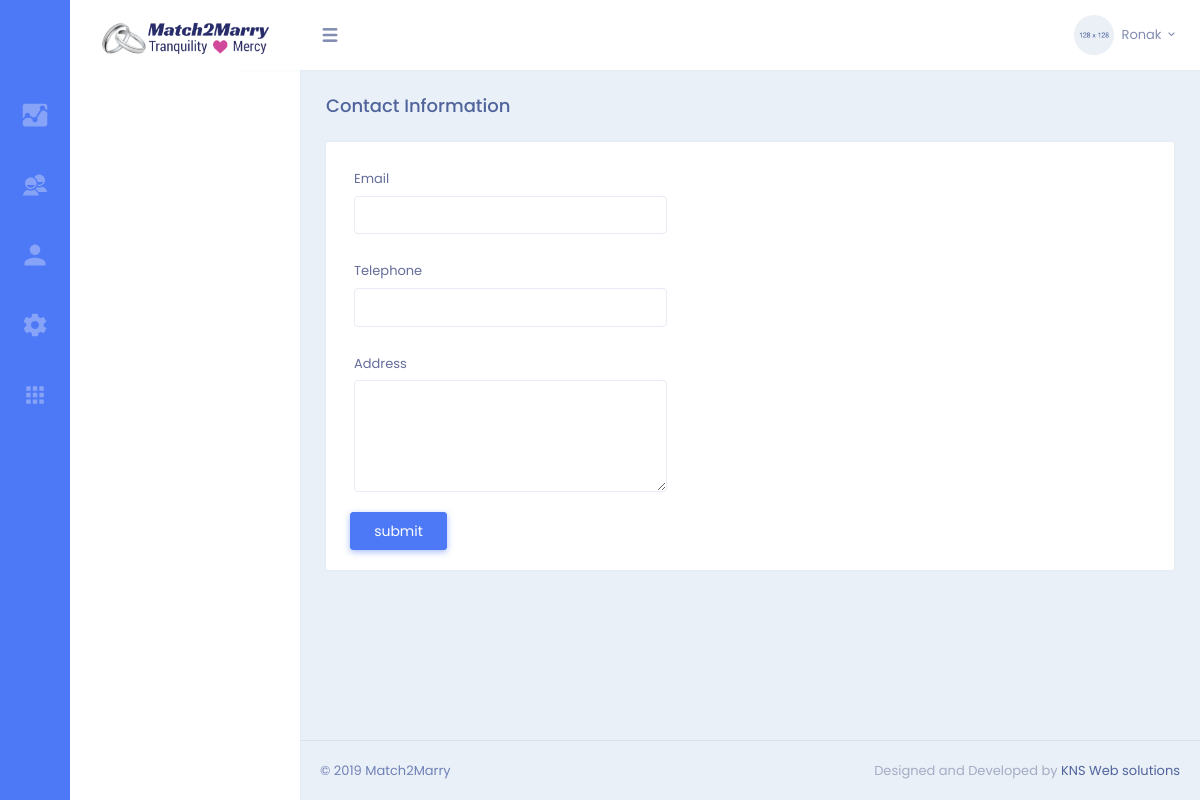
The page /index.php/admin_contact (signed in) on the database as committed earlier.
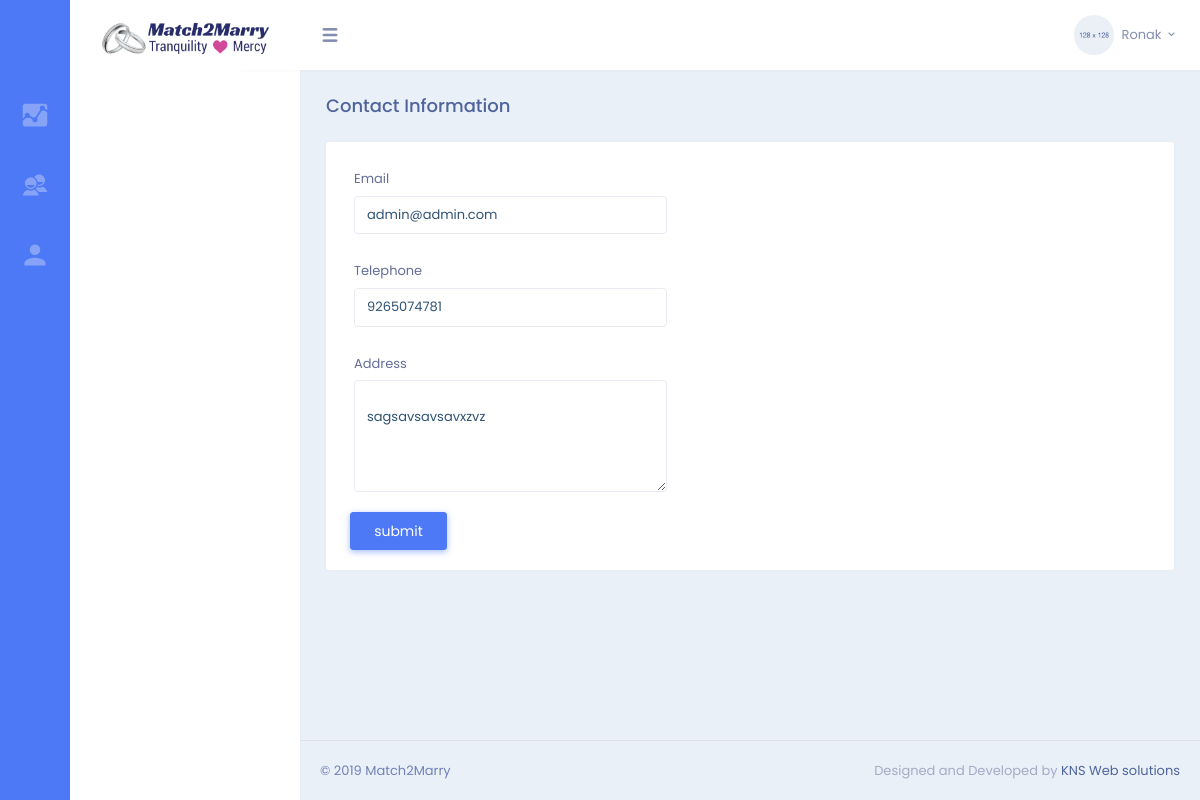
The same page on the database as committed later.
### tables this page shows
CREATE TABLE `site_setting` (
  `email` mediumtext NOT NULL,
  `telephone` mediumtext NOT NULL,
  `address` longtext NOT NULL,
  `logo` mediumtext NOT NULL
);

### application/controllers/Admin_Contact.php (called while the page is built, shortened)
<?php
class Admin_Contact extends CI_Controller{
    public function index(){
        if(isset($_SESSION['user'])){
            $this->load->model('admin_site_setting_m');
            $data = $this->admin_site_setting_m->getdetails();
            $this->load->view('admin/contact',array('my_data'=>$data));
        }else{
            redirect(base_url().'Admin_login');
        }
    }
}

### index.php (called while the page is built, shortened)
<?php
require_once BASEPATH.'core/CodeIgniter.php';

### application/models/admin_site_setting_m.php (called while the page is built, shortened)
<?php
class admin_site_setting_m extends CI_Model {
    public function getdetails(){
        $q = $this->db->query('select * from site_setting');
        $result = $q->result();
        return $result;
    }
}

### application/views/admin/contact.php (the view, shortened to what the changed rows need)
<?php $this->load->view('admin/header'); ?>
<?php $this->load->view('admin/topnav'); ?>
<?php $this->load->view('admin/sidenav'); ?>
			<div class="page-content">
                <div class="container-fluid">
                    <div class="row">
                        <div class="col-lg-12">
                            <div class="card">
                                <div class="card-body">
                                    <?php
                                                foreach ($my_data as $row){
                                            }?>
                                    <div class="row">
                                        <div class="col-lg-6">
                                            <form action="Admin_contact/update" method="post">
                                            <div class="form-group row">
                                                <div class="col-sm-10">
                                                    <input class="form-control" type="email" value="<?php echo $row->email; ?>" id="example-email-input" name = "email">
                                                </div>
                                            </div>
                                            <div class="form-group row">
                                                <div class="col-sm-10">
                                                    <input class="form-control" type="tel" value="<?php echo $row->telephone; ?>" id="example-tel-input" name="telephone">
                                                </div>
                                            </div>
                                            <div class="form-group row">
                                                <div class="col-sm-10">
                                                    <textarea class="form-control" rows="5" id="message" name="address">
                                                        <?php echo $row->address; ?>
                                                    </textarea>
                                                </div>
                                            </div>
                                            </form>
                                        </div>
                                    </div>
                                </div>
                            </div>
                        </div>
                    </div>
                </div>
            </div>

### application/views/admin/sidenav.php (shortened to what the changed rows need)
<div class="page-wrapper">
<div class="left-sidenav">
    <div class="main-icon-menu">
        <nav class="nav">
            <?php if ($_SESSION['user'][0]->user_type == 1) { ?>
            <a href="#SiteSetting" class="nav-link" data-toggle="tooltip-custom" data-placement="top" title="" data-original-title="SiteSetting">
            </a>
            <a href="#Advance" class="nav-link" data-toggle="tooltip-custom" data-placement="top" title="" data-original-title="Advance">
                <svg class="nav-svg" xmlns="http://www.w3.org/2000/svg" viewBox="0 0 512 512">
                    <path d="M96 176h80V96H96v80zm120 240h80v-80h-80v80zm-120 0h80v-80H96v80zm0-120h80v-80H96v80zm120 0h80v-80h-80v80zM336 96v80h80V96h-80zm-120 80h80V96h-80v80zm120 120h80v-80h-80v80zm0 120h80v-80h-80v80z"/>
                </svg>
            </a>
        <?php }?>
        </nav>
    </div>
</div>

Rows that differ between the two databases and show on the page:
added site_setting: email "admin@admin.com", telephone "9265074781", address "sagsavsavsavxzvz"
